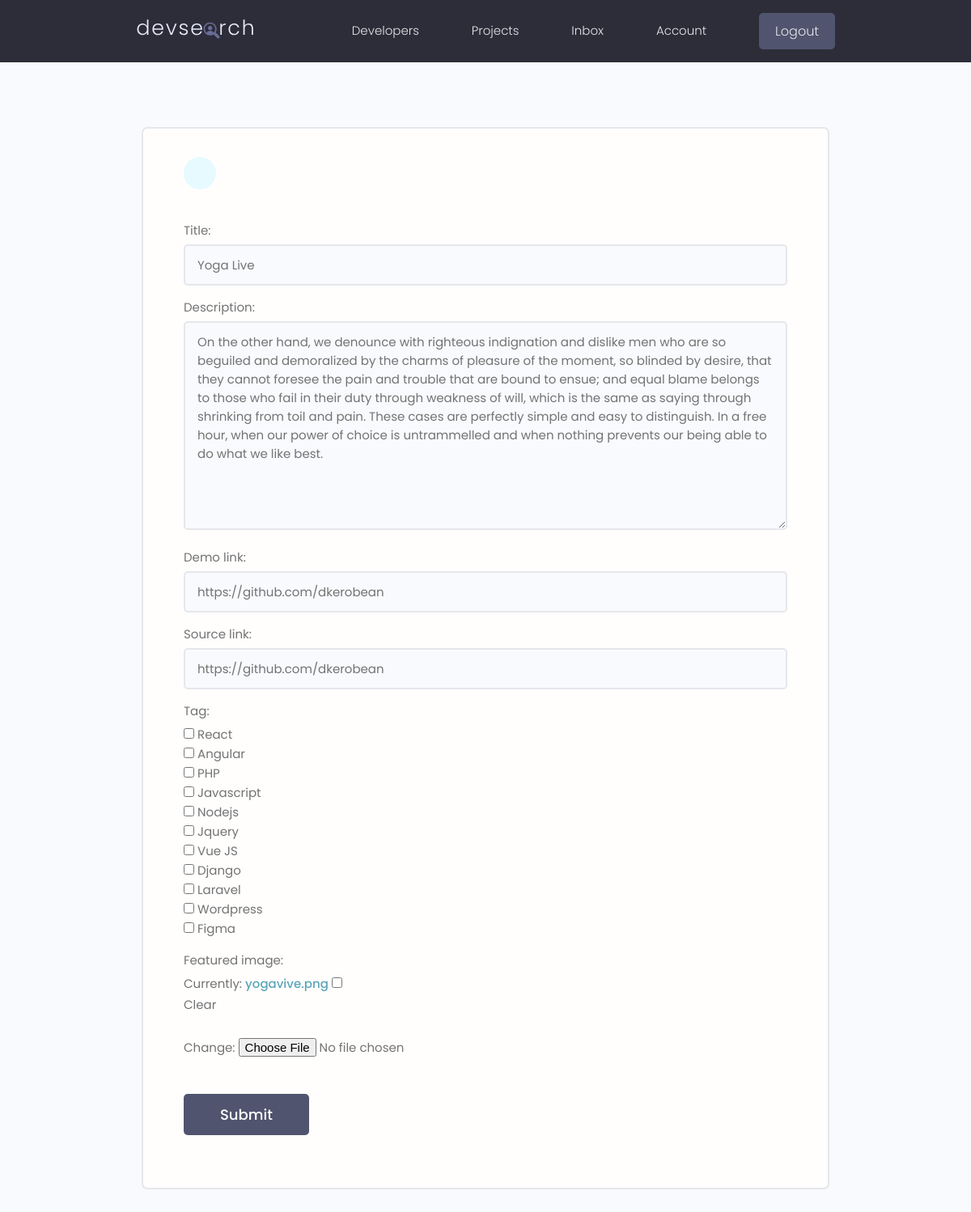
/profiles/update-project/13bf97019d0b401485a95f9dce6ee2a1/ (signed in), run on the app's committed database.
### projects/models.py (models this page shows, shortened)
class Project(models.Model):
    owner = models.ForeignKey(Profile,null=True, blank=True, on_delete=models.SET_NULL)
    title = models.CharField(max_length=2000)
    description = models.TextField(max_length=2000, null=True)
    demo_link = models.CharField(max_length=2000, null=True, blank=True)
    source_link = models.CharField(max_length=2000, null=True, blank=True)
    featured_image = models.ImageField(blank=True, null=True, default='default.jpg')
    tag = models.ManyToManyField('Tag', blank=True)
    vote_total = models.IntegerField(default=0, null=True, blank=True)
    vote_ratio = models.IntegerField(default=0, null=True, blank=True)
    created = models.DateTimeField(auto_now_add=True)
    id = models.UUIDField(default=uuid.uuid4, unique=True,
                            primary_key=True, editable=False)
    class Meta:
        ordering = ['-vote_ratio', '-vote_total', 'title']

### projects/views.py (the view)
# urls.py: path('update-project/<str:pk>/', views.updateForm, name="update-project"),
@login_required(login_url="login")
def updateForm(request, pk):
    profile = request.user.profile
    project = profile.project_set.get(id=pk)
    form = ProjectForm(instance=project)
    if request.method == 'POST':
        form = ProjectForm(request.POST, request.FILES,  instance=project)
        if form.is_valid():
            form.save()
            return redirect('account')
    context = {
    'form':form
    }
    return render(request, 'projects/project_form.html', context)

### projects/forms.py
class ProjectForm(ModelForm):
    class Meta:
        model = Project
        fields = [
        'title',
        'description',
        'demo_link',
        'source_link',
        'tag',
        'featured_image'
        ]
        widgets = {
            'tag': forms.CheckboxSelectMultiple(),
        }
    def __init__(self, *args, **kwargs):
        super(ProjectForm, self).__init__(*args, **kwargs)
        for name, field in self.fields.items():
            field.widget.attrs.update({'class': 'input'})
        self.fields['title'].widget.attrs.update({'class': 'input'})

### projects/models.py (called while the page is built)
    def __str__(self):
        return self.name

### projects/templates/projects/project_form.html (shortened to what this page needs)
{% extends 'layouts/main.html'%}
{% block content%}
<main class="formPage my-xl">
    <div class="content-box">
        <div class="formWrapper">
            <a class="backButton" href="#"></a>
            <br>
            <form action="" method="POST" enctype="multipart/form-data">
                {% for field in form%}
                <div class="form__field">
                    <label for="formInput#text">{{field.label}}: </label>
                    {{field}}
                </div>
                {% endfor %}
                <input class="btn btn--sub btn--lg  my-md" type="submit" value="Submit" />
            </form>
        </div>
    </div>
</main>
{% endblock%}

### static/styles/app.css (style rules this page uses)
:root { --color-sub: #2d2d39; }
.btn--sub { background-color: var(--color-sub-light); }
.content-box { width: 95%; max-width: 85rem; margin: 0 auto; }
.backButton { background: var(--color-main-light); color: var(--color-main); width: 4rem; height: 4rem; display: flex; align-items: center; justify-content: center; border-radius: 50%; }
.formPage .formWrapper { list-style: none; background: var(--color-white); padding: 3.5rem 5rem; border: 2px solid var(--color-light); border-radius: 0.7rem; }

### static/uikit/styles/modules/_variables.css (style rules this page uses)
:root { --color-main: #5aa5b9; --color-main-light: #e6faff; --color-sub: #3f4156; --color-sub-light: #51546e; --color-sub-lighter: #ededfd; --color-text: #737373; --color-gray: #8b8b8b; --color-light: #e5e7eb; --color-light-gray: #767676; --color-bg: #f8fafd; --color-white: #fffefd; --color-white-light: #f3f3f3; --color-success: #359e64; --color-success-bg: #def8e8; --color-error: #fc4b0b; --color-error-bg: #fff2ee; --font-base: 'Poppins', arial, helvetica, 'Segoe UI', roboto, ubuntu, sans-serif; --font-monospace: 'Fira Code', 'Courier New', courier, monospace; --font-regular: 300; --font-medium: 500; --font-bold: 700; --generic-shadow: 1px 1px 5px #00000010; --generic-transition: all 0.3s ease-in-out; }

### static/uikit/styles/modules/_base.css (style rules this page uses)
* { margin: 0; padding: 0; box-sizing: border-box; text-rendering: optimizeLegibility; color: inherit; font-size: inherit; }
html { font-size: 50%; }
@media only screen and (min-width: 480px) { html { font-size: 56.25%; } }
@media only screen and (min-width: 1200px) { html { font-size: 62.5%; } }
body { line-height: 1.6; font-weight: 400; font-size: 1.5rem; color: var(--color-text); background-color: var(--color-bg); min-height: 100vh; }

### static/uikit/styles/modules/_typography.css (style rules this page uses)
* { font-family: var(--font-base); }
a { padding-bottom: 2px; text-decoration: none; display: inline-block; color: var(--color-main); font-weight: var(--font-medium); }

### static/uikit/styles/modules/_utilities.css (style rules this page uses)
.my-md { margin: 3rem auto; }
.my-xl { margin: 8rem auto; }

### static/uikit/styles/modules/_button.css (style rules this page uses)
.btn { display: inline-block; position: relative; cursor: pointer; background-color: var(--color-light); font-weight: var(--font-medium); color: var(--color-sub); text-decoration: none; padding: 1rem 2rem; border-radius: 0.5rem; border: none; width: -webkit-fit-content; width: -moz-fit-content; width: fit-content; height: -webkit-fit-content; height: -moz-fit-content; height: fit-content; font-size: 1.6rem; outline-width: 0; outline-color: transparent; -webkit-backface-visibility: hidden; backface-visibility: hidden; transition: all 0.3s ease-in-out; }
.btn--sub { background-color: var(--color-sub); color: var(--color-white); }
.btn--lg { font-size: 1.8rem; padding: 1.2rem 4.5rem; }

### static/uikit/styles/modules/_form.css (style rules this page uses)
.form__field { margin-top: 1.5rem; margin-bottom: 1.5rem; }
.form__label, .form__field > label { display: block; margin-bottom: 0.5rem; color: var(--color-text); }
input.input[type='text'], input.input[type='email'], input.input[type='password'], input.input[type='number'], select.input, textarea.input { min-width: 24rem; width: 100%; padding: 1.2rem 1.5rem; border-radius: 0.5rem; border: 2px solid var(--color-light); transition: all 0.3s ease-in-out; background-color: var(--color-bg); }

### data on the page
Project: form "Yoga Live" "On the other hand, we denounce with righteous indignation and dislike men who are so beguiled and demoralized by the charms of pleasure of the moment, so blinded by desire, that they cannot foresee the pain and trouble that are bound to ensue; and equal blame belongs to those who fail in their duty through weakness of will, which is the same as saying through shrinking from toil and pain. These cases are perfectly simple and easy to distinguish. In a free hour, when our power of choice is untrammelled and when nothing prevents our being able to do what we like best." "https://github.com/dkerobean" "https://github.com/dkerobean"

### other printed values
{{ field.label }} "Title" "Description" "Demo link" "Source link" "Tag" "Featured image"
